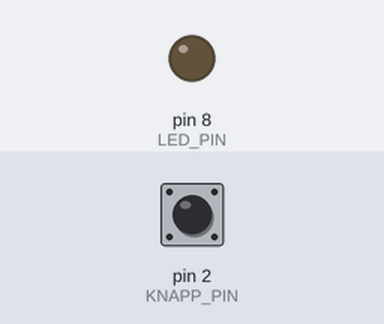
Bench run of a sketch on a simulated Arduino Uno, built with avr-gcc and run on an emulated ATmega328P. Shown: output pins drawn as LEDs (lit = HIGH). The test bench sets the inputs (shaded band); at power-on: pin 2 (KNAPP_PIN) HIGH.

Above: at 1.2 s.
1.3 s: pin 2 (KNAPP_PIN) pulled LOW for 0.15 s
At 1.8 s:
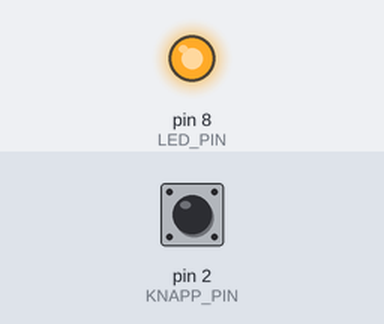
2.9 s: pin 2 (KNAPP_PIN) pulled LOW for 1 s
At 4.2 s:
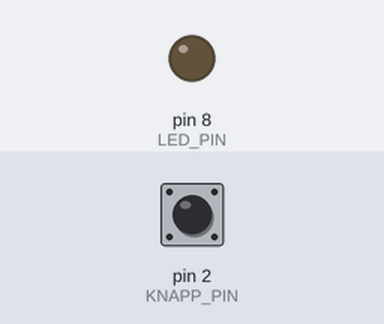
5.4 s: pin 2 (KNAPP_PIN) pulled LOW for 3.2 s
At 6.1 s:
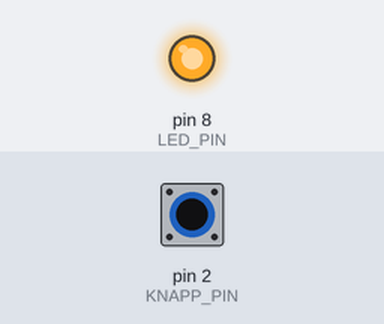
Timing chart, 0 to 8.4 s (numbered marks = the images above; inputs shaded):
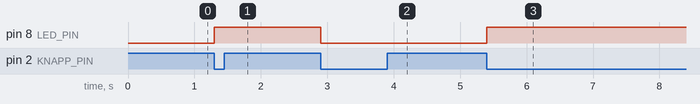

Measured:
- after the input at 1.3 s, pin 8 (LED_PIN): LOW → HIGH at once
- after the input at 2.9 s, pin 8 (LED_PIN): HIGH → LOW at once
- after the input at 5.4 s, pin 8 (LED_PIN): LOW → HIGH at once

The sketch:

02_knapp_led.ino
```cpp
// Et trykk på knappen slår LED-en av eller på (av/på-bryter i programvare).
// Kobling: knapp mellom pinne 2 og GND (intern pull-up), LED + 220 ohm på pinne 8.

const int KNAPP_PIN = 2;
const int LED_PIN = 8;

bool ledPaa = false;
int forrigeKnapp = HIGH;
unsigned long sistEndret = 0;

void setup() {
  pinMode(KNAPP_PIN, INPUT_PULLUP);
  pinMode(LED_PIN, OUTPUT);
}

void loop() {
  int knapp = digitalRead(KNAPP_PIN);
  // Reager bare på overgangen fra sluppet til trykket, og ignorer prell de første 50 ms
  if (knapp == LOW && forrigeKnapp == HIGH && millis() - sistEndret > 50) {
    ledPaa = !ledPaa;
    digitalWrite(LED_PIN, ledPaa ? HIGH : LOW);
    sistEndret = millis();
  }
  forrigeKnapp = knapp;
}
```
